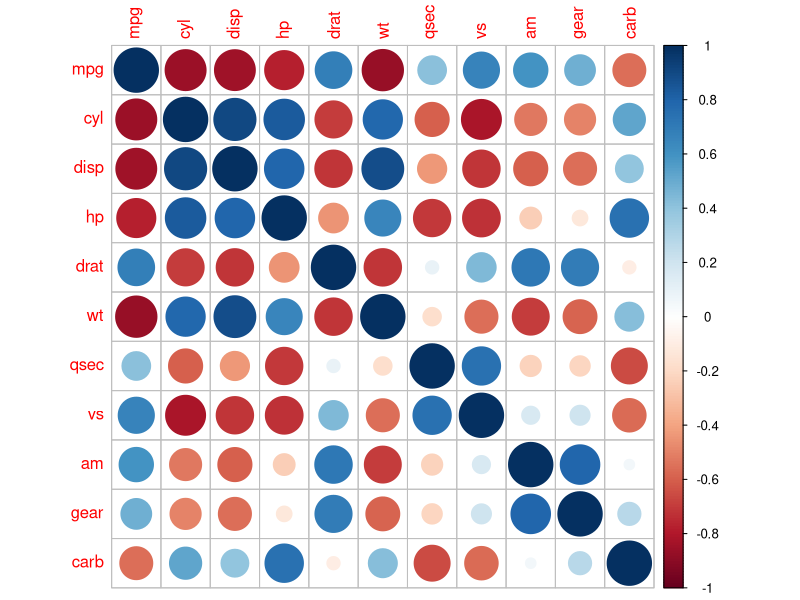

Write the R code that produced this figure.
##########################################################################
#Assumption of Linear regression
# 1. Linear functional form
# 2. Independent observation
# 3. Normality of the residuals or errors
# 4. Homogenity of residual error
# 5. No multicolinearity
# 6. No Auto-correlation
# 7. No outlier distortion
##########################################################################
# Corrrelation & Regression
data(mtcars)
cor(mtcars)

install.packages("corrplot")
library(corrplot)

#Correlation is measured only on numeric data
#check the data type for mtcars
str(mtcars)
corrplot(cor(mtcars))
#corrplot(cor(mtcars[,sapply(mtcars,is.numeric)])) #if there is presence of character variable

##############################################################################
# VIF - Variance Inflation Factor
#install.packages("car")
#install.packages("MASS")
library(car)

model <- lm(mpg~.,data = mtcars)
vif(model)

#############################################################################
# Remove Multicolinearity using VIF
# Step 1:Keeping all var
model1 <- lm(mpg~.,data = mtcars)
vif(model1)

#Removing disp as it has highest VIF
model2 <- lm(mpg~cyl+hp+wt+qsec+vs+am+gear+carb, data = mtcars )
vif(model2)

#Removing cyl
model3 <- lm(mpg~ hp+wt+qsec+vs+am+gear+carb, data = mtcars )
vif(model3)

#Removing qsec
model4 <- lm(mpg~ hp+wt+vs+am+gear+carb, data = mtcars )
vif(model4)

final_model <- model4
summary(final_model) # R2 = .82


# Once the multicolinearity has been removed we can do Stepwise regression 
# for final variable selection

###############################################################################
